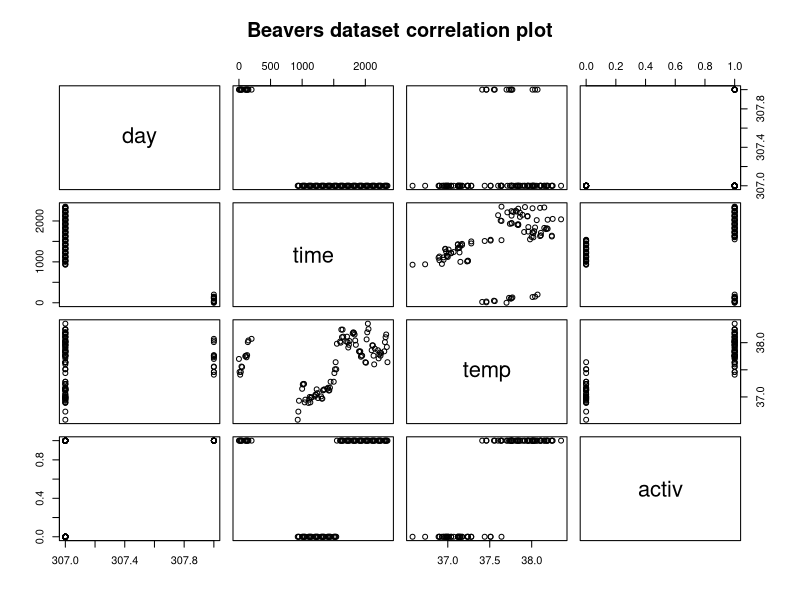
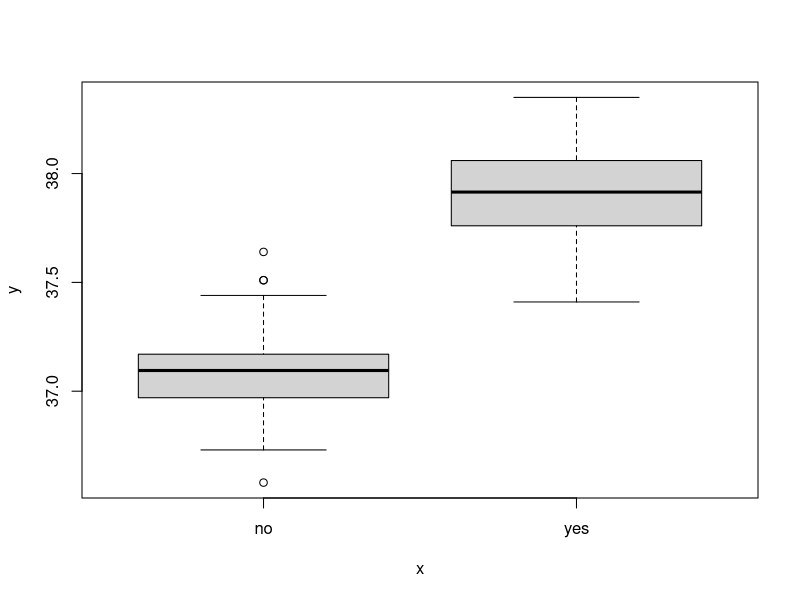
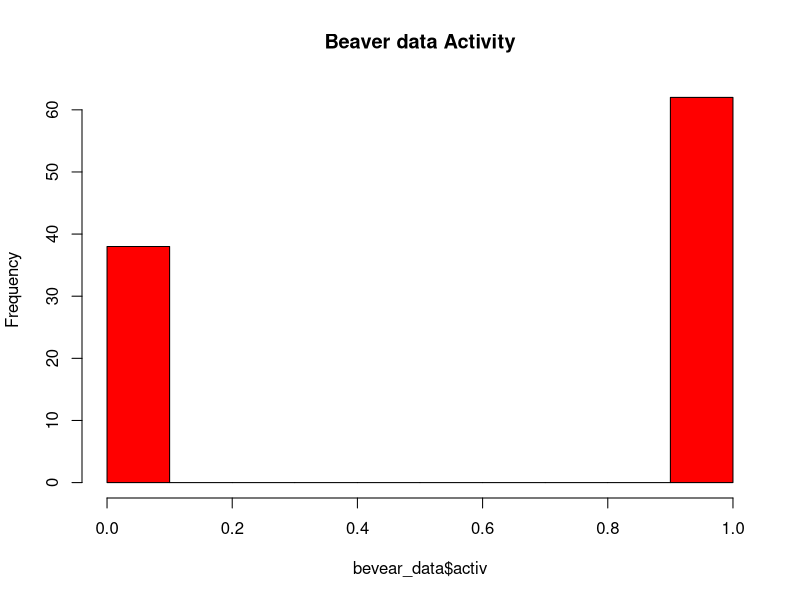
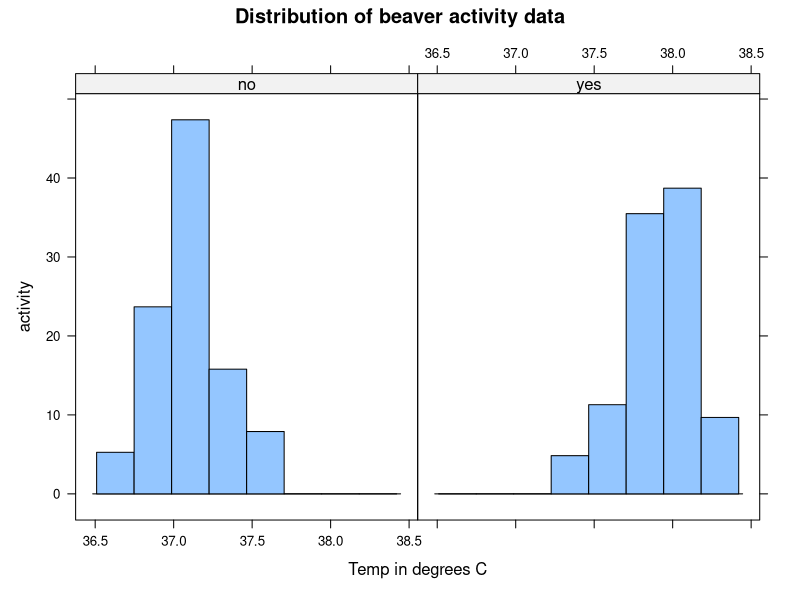
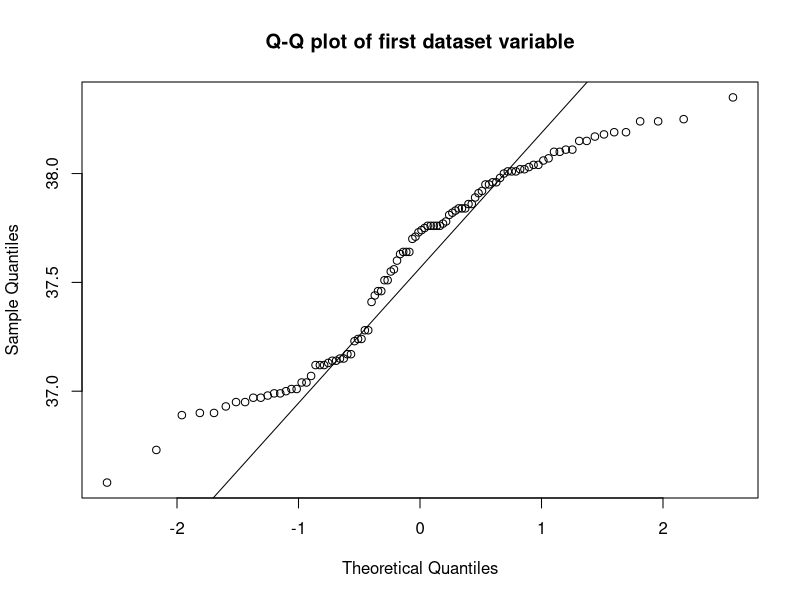
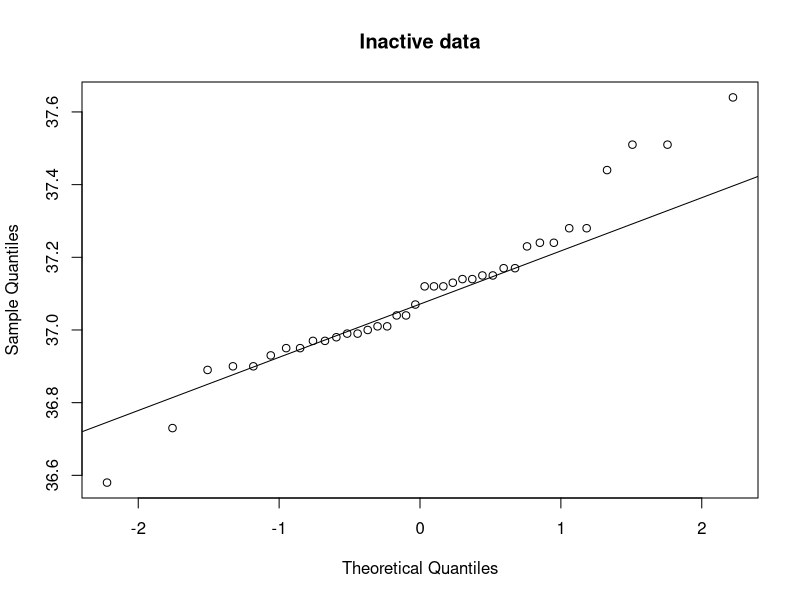

The R script that drew these images, in order:
?beaver2
bevear_data <- beaver2
str(bevear_data)
head(bevear_data)



# pairs function to look at the correlation between variables
pairs(bevear_data, labels = colnames(bevear_data), 
      main = "Beavers dataset correlation plot")

# we are examining body temp and activity
# so the variables need converting first
# you can add ordered = TRUE if 1 is better than 2
bevear_data$activity <- factor(bevear_data$activ, labels = c("no", "yes"))

#analyse correlation of activity against temp
plot(bevear_data$activity, bevear_data$temp)

hist(bevear_data$activ, 
     main = "Beaver data Activity", col = "red")

# plot the distribution of yes and no against temperature
library("lattice")
attach(bevear_data)
histogram(~ temp | activity,
          data = bevear_data,
          main = "Distribution of beaver activity data",
          xlab = "Temp in degrees C",
          ylab = "activity")

tapply(temp, activity, median) # could be mean either
# report that the the median of temp no is 37.095 suggesting that no is normally distributed
# report that the the median of temp yes is 37.915 suggesting that yes is normally distributed

# Q-Q plot of temperature
qqnorm(bevear_data$temp, main = "Q-Q plot of first dataset variable")
qqline(bevear_data$temp)

# Q-Q plot 
with(bevear_data, {qqnorm(temp[activity == "no"],
                          main = "Inactive data") 
  qqline(temp[activity == "no"])})

with(bevear_data, tapply(temp, activity, shapiro.test))
# activity no is normally distributed as p-value of 0.1231
# activity yes is normally distributed as p-value of 0.5583